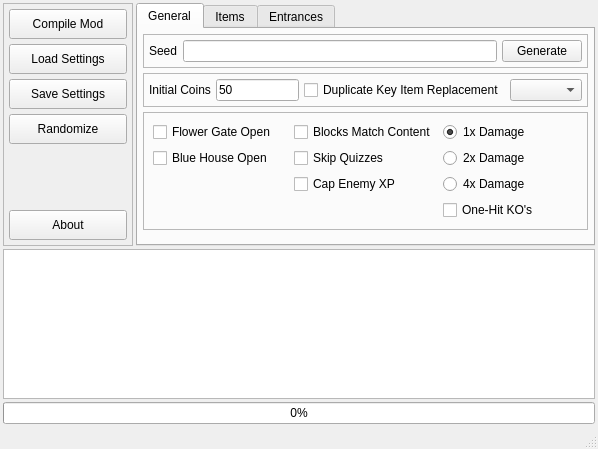
<?xml version="1.0" encoding="UTF-8"?>
<ui version="4.0">
 <class>MainWindow</class>
 <widget class="QMainWindow" name="MainWindow">
  <property name="geometry">
   <rect>
    <x>0</x>
    <y>0</y>
    <width>561</width>
    <height>449</height>
   </rect>
  </property>
  <property name="sizePolicy">
   <sizepolicy hsizetype="Maximum" vsizetype="Maximum">
    <horstretch>0</horstretch>
    <verstretch>0</verstretch>
   </sizepolicy>
  </property>
  <property name="windowTitle">
   <string>MainWindow</string>
  </property>
  <widget class="QWidget" name="centralwidget">
   <layout class="QFormLayout" name="formLayout">
    <property name="horizontalSpacing">
     <number>3</number>
    </property>
    <property name="verticalSpacing">
     <number>3</number>
    </property>
    <property name="leftMargin">
     <number>3</number>
    </property>
    <property name="topMargin">
     <number>3</number>
    </property>
    <property name="rightMargin">
     <number>3</number>
    </property>
    <property name="bottomMargin">
     <number>3</number>
    </property>
    <item row="0" column="0">
     <widget class="QFrame" name="frame_dev">
      <property name="minimumSize">
       <size>
        <width>130</width>
        <height>0</height>
       </size>
      </property>
      <property name="frameShape">
       <enum>QFrame::StyledPanel</enum>
      </property>
      <property name="frameShadow">
       <enum>QFrame::Raised</enum>
      </property>
      <layout class="QVBoxLayout" name="verticalLayout">
       <property name="spacing">
        <number>5</number>
       </property>
       <property name="leftMargin">
        <number>5</number>
       </property>
       <property name="topMargin">
        <number>5</number>
       </property>
       <property name="rightMargin">
        <number>5</number>
       </property>
       <property name="bottomMargin">
        <number>5</number>
       </property>
       <item>
        <widget class="QPushButton" name="button_compile">
         <property name="minimumSize">
          <size>
           <width>0</width>
           <height>30</height>
          </size>
         </property>
         <property name="layoutDirection">
          <enum>Qt::RightToLeft</enum>
         </property>
         <property name="text">
          <string>Compile Mod</string>
         </property>
        </widget>
       </item>
       <item>
        <widget class="QPushButton" name="button_load_settings">
         <property name="minimumSize">
          <size>
           <width>0</width>
           <height>30</height>
          </size>
         </property>
         <property name="layoutDirection">
          <enum>Qt::RightToLeft</enum>
         </property>
         <property name="text">
          <string>Load Settings</string>
         </property>
        </widget>
       </item>
       <item>
        <widget class="QPushButton" name="button_save_settings">
         <property name="minimumSize">
          <size>
           <width>0</width>
           <height>30</height>
          </size>
         </property>
         <property name="layoutDirection">
          <enum>Qt::RightToLeft</enum>
         </property>
         <property name="text">
          <string>Save Settings</string>
         </property>
        </widget>
       </item>
       <item>
        <widget class="QPushButton" name="button_randomize">
         <property name="sizePolicy">
          <sizepolicy hsizetype="Minimum" vsizetype="Fixed">
           <horstretch>0</horstretch>
           <verstretch>0</verstretch>
          </sizepolicy>
         </property>
         <property name="minimumSize">
          <size>
           <width>0</width>
           <height>30</height>
          </size>
         </property>
         <property name="layoutDirection">
          <enum>Qt::RightToLeft</enum>
         </property>
         <property name="text">
          <string>Randomize</string>
         </property>
        </widget>
       </item>
       <item>
        <spacer name="verticalSpacer">
         <property name="orientation">
          <enum>Qt::Vertical</enum>
         </property>
         <property name="sizeHint" stdset="0">
          <size>
           <width>20</width>
           <height>176</height>
          </size>
         </property>
        </spacer>
       </item>
       <item>
        <widget class="QPushButton" name="button_about">
         <property name="minimumSize">
          <size>
           <width>0</width>
           <height>30</height>
          </size>
         </property>
         <property name="layoutDirection">
          <enum>Qt::RightToLeft</enum>
         </property>
         <property name="text">
          <string>About</string>
         </property>
        </widget>
       </item>
      </layout>
     </widget>
    </item>
    <item row="0" column="1">
     <widget class="QTabWidget" name="tabwidget">
      <property name="currentIndex">
       <number>0</number>
      </property>
      <widget class="QWidget" name="tab_general">
       <attribute name="title">
        <string>General</string>
       </attribute>
       <layout class="QVBoxLayout" name="verticalLayout_3">
        <property name="spacing">
         <number>5</number>
        </property>
        <property name="leftMargin">
         <number>5</number>
        </property>
        <property name="topMargin">
         <number>5</number>
        </property>
        <property name="rightMargin">
         <number>5</number>
        </property>
        <property name="bottomMargin">
         <number>5</number>
        </property>
        <item>
         <widget class="QFrame" name="frame_4">
          <property name="frameShape">
           <enum>QFrame::StyledPanel</enum>
          </property>
          <property name="frameShadow">
           <enum>QFrame::Raised</enum>
          </property>
          <layout class="QHBoxLayout" name="horizontalLayout_6">
           <property name="spacing">
            <number>5</number>
           </property>
           <property name="leftMargin">
            <number>5</number>
           </property>
           <property name="topMargin">
            <number>5</number>
           </property>
           <property name="rightMargin">
            <number>5</number>
           </property>
           <property name="bottomMargin">
            <number>5</number>
           </property>
           <item>
            <widget class="QLabel" name="label_5">
             <property name="text">
              <string>Seed</string>
             </property>
            </widget>
           </item>
           <item>
            <widget class="QLineEdit" name="edit_seed"/>
           </item>
           <item>
            <widget class="QPushButton" name="button_generate">
             <property name="text">
              <string>Generate</string>
             </property>
            </widget>
           </item>
          </layout>
         </widget>
        </item>
        <item>
         <widget class="QFrame" name="frame_2">
          <property name="frameShape">
           <enum>QFrame::StyledPanel</enum>
          </property>
          <property name="frameShadow">
           <enum>QFrame::Raised</enum>
          </property>
          <layout class="QHBoxLayout" name="horizontalLayout_5">
           <property name="spacing">
            <number>5</number>
           </property>
           <property name="leftMargin">
            <number>5</number>
           </property>
           <property name="topMargin">
            <number>5</number>
           </property>
           <property name="rightMargin">
            <number>5</number>
           </property>
           <property name="bottomMargin">
            <number>5</number>
           </property>
           <item>
            <widget class="QLabel" name="label_4">
             <property name="toolTip">
              <string>The number of coins to start the game with</string>
             </property>
             <property name="text">
              <string>Initial Coins</string>
             </property>
            </widget>
           </item>
           <item>
            <widget class="QLineEdit" name="edit_coins">
             <property name="toolTip">
              <string>The number of coins to start the game with</string>
             </property>
             <property name="toolTipDuration">
              <number>1</number>
             </property>
             <property name="text">
              <string>50</string>
             </property>
            </widget>
           </item>
           <item>
            <widget class="QCheckBox" name="chk_replace_keys">
             <property name="sizePolicy">
              <sizepolicy hsizetype="Maximum" vsizetype="Fixed">
               <horstretch>0</horstretch>
               <verstretch>0</verstretch>
              </sizepolicy>
             </property>
             <property name="toolTip">
              <string>Whether to replace duplicate key items</string>
             </property>
             <property name="text">
              <string>Duplicate Key Item Replacement</string>
             </property>
            </widget>
           </item>
           <item>
            <widget class="QComboBox" name="combo_replace">
             <property name="toolTip">
              <string>Which item shall replace duplicate key items</string>
             </property>
            </widget>
           </item>
          </layout>
         </widget>
        </item>
        <item>
         <widget class="QFrame" name="frame_3">
          <property name="frameShape">
           <enum>QFrame::StyledPanel</enum>
          </property>
          <property name="frameShadow">
           <enum>QFrame::Raised</enum>
          </property>
          <layout class="QGridLayout" name="gridLayout">
           <item row="1" column="2">
            <widget class="QRadioButton" name="radio_damage_2">
             <property name="toolTip">
              <string>Double Damage</string>
             </property>
             <property name="text">
              <string>2x Damage</string>
             </property>
            </widget>
           </item>
           <item row="2" column="2">
            <widget class="QRadioButton" name="radio_damage_4">
             <property name="toolTip">
              <string>Quadruple Damage</string>
             </property>
             <property name="text">
              <string>4x Damage</string>
             </property>
            </widget>
           </item>
           <item row="0" column="2">
            <widget class="QRadioButton" name="radio_damage_1">
             <property name="toolTip">
              <string>Normal damage</string>
             </property>
             <property name="text">
              <string>1x Damage</string>
             </property>
             <property name="checked">
              <bool>true</bool>
             </property>
            </widget>
           </item>
           <item row="0" column="0">
            <widget class="QCheckBox" name="chk_flower_gate">
             <property name="toolTip">
              <string>Whether the flower gate in Toad Town is open</string>
             </property>
             <property name="text">
              <string>Flower Gate Open</string>
             </property>
            </widget>
           </item>
           <item row="0" column="1">
            <widget class="QCheckBox" name="chk_blocks_content">
             <property name="toolTip">
              <string>Enabling makes blocks match their content. E.g.: Badges will be in red blocks even if the original one is yellow.</string>
             </property>
             <property name="text">
              <string>Blocks Match Content</string>
             </property>
            </widget>
           </item>
           <item row="1" column="0">
            <widget class="QCheckBox" name="chk_blue_house">
             <property name="toolTip">
              <string>Whether the blue house in Toad Town is open</string>
             </property>
             <property name="text">
              <string>Blue House Open</string>
             </property>
            </widget>
           </item>
           <item row="1" column="1">
            <widget class="QCheckBox" name="chk_skip_quiz">
             <property name="toolTip">
              <string>Whether to skip quizzes</string>
             </property>
             <property name="text">
              <string>Skip Quizzes</string>
             </property>
            </widget>
           </item>
           <item row="2" column="1">
            <widget class="QCheckBox" name="chk_cap_xp">
             <property name="text">
              <string>Cap Enemy XP</string>
             </property>
            </widget>
           </item>
           <item row="4" column="2">
            <widget class="QCheckBox" name="chk_ohko">
             <property name="toolTip">
              <string>When you miss any block, you're insta-dead</string>
             </property>
             <property name="text">
              <string>One-Hit KO's</string>
             </property>
            </widget>
           </item>
          </layout>
         </widget>
        </item>
        <item>
         <spacer name="verticalSpacer_2">
          <property name="orientation">
           <enum>Qt::Vertical</enum>
          </property>
          <property name="sizeHint" stdset="0">
           <size>
            <width>20</width>
            <height>40</height>
           </size>
          </property>
         </spacer>
        </item>
       </layout>
      </widget>
      <widget class="QWidget" name="tab_items">
       <attribute name="title">
        <string>Items</string>
       </attribute>
       <layout class="QVBoxLayout" name="verticalLayout_2">
        <property name="spacing">
         <number>5</number>
        </property>
        <property name="leftMargin">
         <number>5</number>
        </property>
        <property name="topMargin">
         <number>5</number>
        </property>
        <property name="rightMargin">
         <number>5</number>
        </property>
        <property name="bottomMargin">
         <number>5</number>
        </property>
        <item>
         <widget class="QFrame" name="frame">
          <property name="frameShape">
           <enum>QFrame::StyledPanel</enum>
          </property>
          <property name="frameShadow">
           <enum>QFrame::Raised</enum>
          </property>
          <layout class="QVBoxLayout" name="verticalLayout_5">
           <property name="spacing">
            <number>5</number>
           </property>
           <property name="leftMargin">
            <number>5</number>
           </property>
           <property name="topMargin">
            <number>5</number>
           </property>
           <property name="rightMargin">
            <number>5</number>
           </property>
           <property name="bottomMargin">
            <number>5</number>
           </property>
           <item>
            <widget class="QCheckBox" name="chk_shuffle_items">
             <property name="toolTip">
              <string>Randomly place items while ensuring progression is still possible</string>
             </property>
             <property name="text">
              <string>Shuffle Items</string>
             </property>
            </widget>
           </item>
           <item>
            <widget class="QFrame" name="verticalFrame">
             <property name="minimumSize">
              <size>
               <width>0</width>
               <height>30</height>
              </size>
             </property>
             <layout class="QVBoxLayout" name="verticalLayout_6">
              <property name="spacing">
               <number>5</number>
              </property>
              <property name="leftMargin">
               <number>10</number>
              </property>
              <property name="topMargin">
               <number>0</number>
              </property>
              <property name="rightMargin">
               <number>0</number>
              </property>
              <property name="bottomMargin">
               <number>0</number>
              </property>
              <item>
               <widget class="QCheckBox" name="chk_include_shops">
                <property name="toolTip">
                 <string>Include shops in the list of potential places items can be shuffled</string>
                </property>
                <property name="text">
                 <string>Include Shops</string>
                </property>
               </widget>
              </item>
              <item>
               <widget class="QCheckBox" name="chk_include_panels">
                <property name="toolTip">
                 <string>Include hidden panels in item placement randomization</string>
                </property>
                <property name="text">
                 <string>Include Hidden Panels</string>
                </property>
               </widget>
              </item>
              <item>
               <widget class="QCheckBox" name="chk_include_coins">
                <property name="toolTip">
                 <string>Include coins in the list of potential places items can be shuffled</string>
                </property>
                <property name="text">
                 <string>Include Coins</string>
                </property>
               </widget>
              </item>
             </layout>
            </widget>
           </item>
          </layout>
         </widget>
        </item>
        <item>
         <spacer name="verticalSpacer_3">
          <property name="orientation">
           <enum>Qt::Vertical</enum>
          </property>
          <property name="sizeHint" stdset="0">
           <size>
            <width>20</width>
            <height>40</height>
           </size>
          </property>
         </spacer>
        </item>
       </layout>
      </widget>
      <widget class="QWidget" name="tab_entrances">
       <attribute name="title">
        <string>Entrances</string>
       </attribute>
       <layout class="QVBoxLayout" name="verticalLayout_4">
        <property name="spacing">
         <number>5</number>
        </property>
        <property name="leftMargin">
         <number>5</number>
        </property>
        <property name="topMargin">
         <number>5</number>
        </property>
        <property name="rightMargin">
         <number>5</number>
        </property>
        <property name="bottomMargin">
         <number>5</number>
        </property>
        <item>
         <widget class="QFrame" name="frame_6">
          <property name="frameShape">
           <enum>QFrame::StyledPanel</enum>
          </property>
          <property name="frameShadow">
           <enum>QFrame::Raised</enum>
          </property>
          <layout class="QHBoxLayout" name="horizontalLayout_3">
           <property name="spacing">
            <number>5</number>
           </property>
           <property name="leftMargin">
            <number>5</number>
           </property>
           <property name="topMargin">
            <number>5</number>
           </property>
           <property name="rightMargin">
            <number>5</number>
           </property>
           <property name="bottomMargin">
            <number>5</number>
           </property>
           <item>
            <widget class="QCheckBox" name="chk_shuffle_entrances">
             <property name="toolTip">
              <string>Randomly alter the way maps link up to each other</string>
             </property>
             <property name="text">
              <string>Shuffle Entrances</string>
             </property>
            </widget>
           </item>
           <item>
            <widget class="QRadioButton" name="radio_by_area">
             <property name="toolTip">
              <string>Shuffle entrances by area. E.g.: Toad Town will still be normal, but all exits go somewhere else.</string>
             </property>
             <property name="text">
              <string>Areas</string>
             </property>
            </widget>
           </item>
           <item>
            <widget class="QRadioButton" name="radio_by_all">
             <property name="toolTip">
              <string>Shuffle all entrances</string>
             </property>
             <property name="text">
              <string>All Entrances</string>
             </property>
            </widget>
           </item>
           <item>
            <widget class="QCheckBox" name="chk_match_types">
             <property name="toolTip">
              <string>Entrances only go to entrances of the same type (pipes, doors, ground, etc)</string>
             </property>
             <property name="text">
              <string>Match Entrance Types</string>
             </property>
            </widget>
           </item>
           <item>
            <spacer name="horizontalSpacer_2">
             <property name="orientation">
              <enum>Qt::Horizontal</enum>
             </property>
             <property name="sizeHint" stdset="0">
              <size>
               <width>40</width>
               <height>20</height>
              </size>
             </property>
            </spacer>
           </item>
          </layout>
         </widget>
        </item>
        <item>
         <spacer name="verticalSpacer_4">
          <property name="orientation">
           <enum>Qt::Vertical</enum>
          </property>
          <property name="sizeHint" stdset="0">
           <size>
            <width>20</width>
            <height>40</height>
           </size>
          </property>
         </spacer>
        </item>
       </layout>
      </widget>
     </widget>
    </item>
    <item row="1" column="0" colspan="2">
     <widget class="QTextEdit" name="log">
      <property name="minimumSize">
       <size>
        <width>0</width>
        <height>150</height>
       </size>
      </property>
      <property name="horizontalScrollBarPolicy">
       <enum>Qt::ScrollBarAlwaysOff</enum>
      </property>
      <property name="lineWrapMode">
       <enum>QTextEdit::NoWrap</enum>
      </property>
      <property name="lineWrapColumnOrWidth">
       <number>500</number>
      </property>
      <property name="readOnly">
       <bool>true</bool>
      </property>
     </widget>
    </item>
    <item row="2" column="0" colspan="2">
     <widget class="QProgressBar" name="progress_bar">
      <property name="value">
       <number>0</number>
      </property>
     </widget>
    </item>
   </layout>
  </widget>
  <widget class="QMenuBar" name="menubar">
   <property name="geometry">
    <rect>
     <x>0</x>
     <y>0</y>
     <width>561</width>
     <height>21</height>
    </rect>
   </property>
  </widget>
  <widget class="QStatusBar" name="statusbar"/>
 </widget>
 <resources/>
 <connections/>
</ui>
